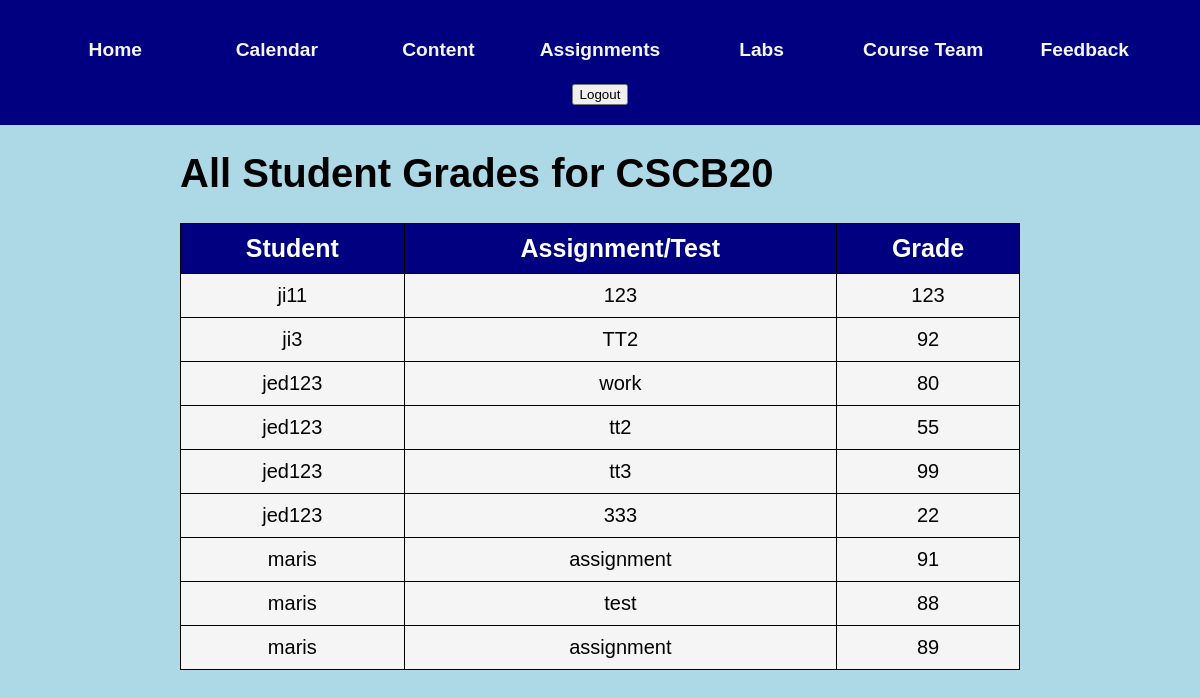
Page /instructorGrades.html on the committed database.
### app.py (models this page shows)
class Grade(db.Model):
    __tablename__ = 'grades'
    gid = db.Column(db.Integer, primary_key=True, autoincrement=True)
    id = db.Column(db.Integer, db.ForeignKey('user.id'))
    work = db.Column(db.String(50), nullable = False)
    grade = db.Column(db.Integer)

class User(db.Model):
    __tablename__ = 'user'
    id = db.Column(db.Integer, primary_key=True,autoincrement = True)
    fname = db.Column(db.String(20), unique=True, nullable=False)
    lname = db.Column(db.String(120), unique=True, nullable=False)
    uname = db.Column(db.String(20), unique=True, nullable=False)
    uemail = db.Column(db.String(120), unique=True, nullable=False)
    upwd = db.Column(db.String(128), nullable=False)  # Increased password length
    utype = db.Column(db.String(120), nullable=False)
    grades = db.relationship('Grade', backref='user', lazy=True)

### app.py (the view)
@app.route('/instructorGrades.html')
def viewGrades():
    all_grades = Grade.query.order_by(Grade.id).all()
    return render_template("instructorGrades.html", grades=all_grades)

### templates/instructorGrades.html (shortened to what this page needs)
<!DOCTYPE html>
<html lang="en">
<head>
    <link rel="stylesheet" type="text/css" href="../static/css/instructor.css">
</head>
<body>
    <div class="header">
        <header>
            <h6><a href="./index.html">Home</a></h6>
            <h6><a href="./calendar.html">Calendar</a></h6>
            <h6><a href="./content.html">Content</a></h6>
            <h6><a href="./assignments.html">Assignments</a></h6>
            <h6><a href="./labs.html">Labs</a></h6>
            <h6><a href="./team.html">Course Team</a></h6>
            <h6><a href="./feedback.html">Feedback</a></h6>
            <form action="/logout" method="POST">
                <button type="submit">Logout</button>
            </form>
        </header>
    </div>
    <div class="page-border">
        <h1 class="heading">All Student Grades for CSCB20</h1>
        <table>
            <thead>
                <tr>
                    <th>Student</th>
                    <th>Assignment/Test</th>
                    <th>Grade</th>
                </tr>
            </thead>
            <tbody>
                {% for grade in grades %}
                <tr>
                    <td>{{ grade.user.uname }}</td>
                    <td>{{ grade.work }}</td>
                    <td>{{ grade.grade }}</td>
                </tr>
                {% endfor %}
            </tbody>
        </table>
    </div>
</body>
</html>

### static/css/instructor.css (style rules this page uses)
body { font-family: 'Didact Gothic', sans-serif; font-size: 20px; background-color: lightblue; margin: 0; color: black; }
header { background-color: navy; width: 100%; display: flex; justify-content: center; padding: 20px; margin: 0; text-align: center; box-sizing: border-box; flex-wrap: wrap; }
.header { position: sticky; top: 0; margin: 0 auto; display: flex; align-items: center; justify-content: center; }
.header h6 { width: 8.5rem; height: 35px; font-size: 1.2rem; margin: .8rem; display: flex; align-items: center; justify-content: center; color: blue; }
.header h6 a { color: whitesmoke; text-decoration: none; }
.page-border { margin-left: 15vw; margin-right: 15vw; }
table, th, td { text-align: center; font-size:20px; border: 1px solid; padding: 10px; color: black; }
table { width: 100%; margin-bottom: 50px; padding: 20px; border-collapse: collapse; background-color: whitesmoke; }
th { background-color: navy; color: white; font-size: 25px; padding: 10px; border-color: black; }

### rows in the picture
Grade: user.uname "ji11", work "123", grade "123"
Grade: user.uname "ji3", work "TT2", grade "92"
Grade: user.uname "jed123", work "work", grade "80"
Grade: user.uname "jed123", work "tt2", grade "55"
Grade: user.uname "jed123", work "tt3", grade "99"
Grade: user.uname "jed123", work "333", grade "22"
Grade: user.uname "maris", work "assignment", grade "91"
Grade: user.uname "maris", work "test", grade "88"
Grade: user.uname "maris", work "assignment", grade "89"
